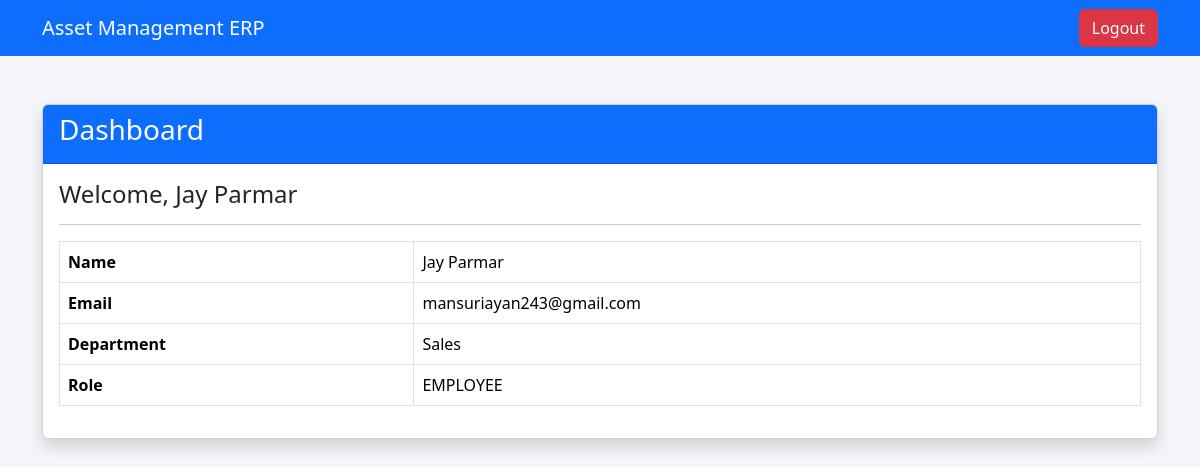
The page /dashboard/ (signed in) on the database its author committed.
### AssetFlowApp/models.py (models this page shows, shortened)
class Employee(models.Model):
    user = models.ForeignKey(
        User,
        on_delete=models.CASCADE,
        related_name='employee_details'
    )
    department = models.ForeignKey(
        Department,
        on_delete=models.SET_NULL,
        null=True,
        blank=True,
        related_name='employees'
    )
    employee_code = models.CharField(max_length=20, unique=True)
    first_name = models.CharField(max_length=30)
    last_name = models.CharField(
        max_length=30,
        blank=True,
        null=True
    )
    contact_no = models.CharField(
        max_length=15,
        blank=True,
        null=True
    )
    profile_pic = models.FileField(
        upload_to='profile/',
        default='profile/default.png',
        blank=True,
        null=True
    )
    created_at = models.DateTimeField(auto_now_add=True)
    class Meta:
        db_table = "employee"

class User(models.Model):
    ROLE_CHOICES = (
        ('ADMIN', 'Admin'),
        ('ASSET_MANAGER', 'Asset Manager'),
        ('DEPARTMENT_HEAD', 'Department Head'),
        ('EMPLOYEE', 'Employee'),
    )
    STATUS_CHOICES = (
        ('ACTIVE', 'Active'),
        ('INACTIVE', 'Inactive'),
    )
    email = models.EmailField(max_length=50, unique=True)
    password = models.CharField(max_length=30)
    role = models.CharField(max_length=30, choices=ROLE_CHOICES)
    otp = models.IntegerField(default=1234)
    status = models.CharField(
        max_length=20,
        choices=STATUS_CHOICES,
        default='ACTIVE'
    )
    created_at = models.DateTimeField(auto_now_add=True)
    class Meta:
        db_table = "user"

class Department(models.Model):
    department_name = models.CharField(max_length=100, unique=True)
    parent_department = models.ForeignKey(
        'self',
        on_delete=models.SET_NULL,
        null=True,
        blank=True,
        related_name='sub_departments'
    )
    status = models.BooleanField(default=True)
    created_at = models.DateTimeField(auto_now_add=True)
    class Meta:
        db_table = "department"

### AssetFlowApp/views.py (the view)
# urls.py: path("dashboard/", views.dashboard, name="dashboard"),
def dashboard(request):
    if 'uid' not in request.session:
        return redirect("login")
    user = User.objects.get(id=request.session['uid'])
    employee = Employee.objects.get(user=user)
    context = {
        "user": user,
        "employee": employee,
    }
    return render(request, "AssetFlowApp/dashboard.html", context)

### AssetFlowApp/templates/AssetFlowApp/dashboard.html (shortened to what this page needs)
<!DOCTYPE html>
<html>
<head>
    <link href="https://cdn.jsdelivr.net/npm/bootstrap@5.3.3/dist/css/bootstrap.min.css" rel="stylesheet">
</head>
<body style="background:#f4f6f9;">
<nav class="navbar navbar-dark bg-primary">
    <div class="container">
        <span class="navbar-brand">
            Asset Management ERP
        </span>
        <a href="{% url 'logout' %}" class="btn btn-danger">
            Logout
        </a>
    </div>
</nav>
<div class="container mt-5">
    <div class="card shadow">
        <div class="card-header bg-primary text-white">
            <h3>Dashboard</h3>
        </div>
        <div class="card-body">
            <h4>
                Welcome,
                {{ employee.first_name }}
                {{ employee.last_name }}
            </h4>
            <hr>
            <table class="table table-bordered">
                <tr>
                    <th>Name</th>
                    <td>
                        {{ employee.first_name }}
                        {{ employee.last_name }}
                    </td>
                </tr>
                <tr>
                    <th>Email</th>
                    <td>{{ user.email }}</td>
                </tr>
                <tr>
                    <th>Department</th>
                    <td>{{ employee.department.department_name }}</td>
                </tr>
                <tr>
                    <th>Role</th>
                    <td>{{ user.role }}</td>
                </tr>
            </table>
        </div>
    </div>
</div>
</body>
</html>

### rows shown on the page
Employee: first_name "Jay", last_name "Parmar", department.department_name "Sales"
User: email "mansuriayan243@gmail.com", role "EMPLOYEE"
